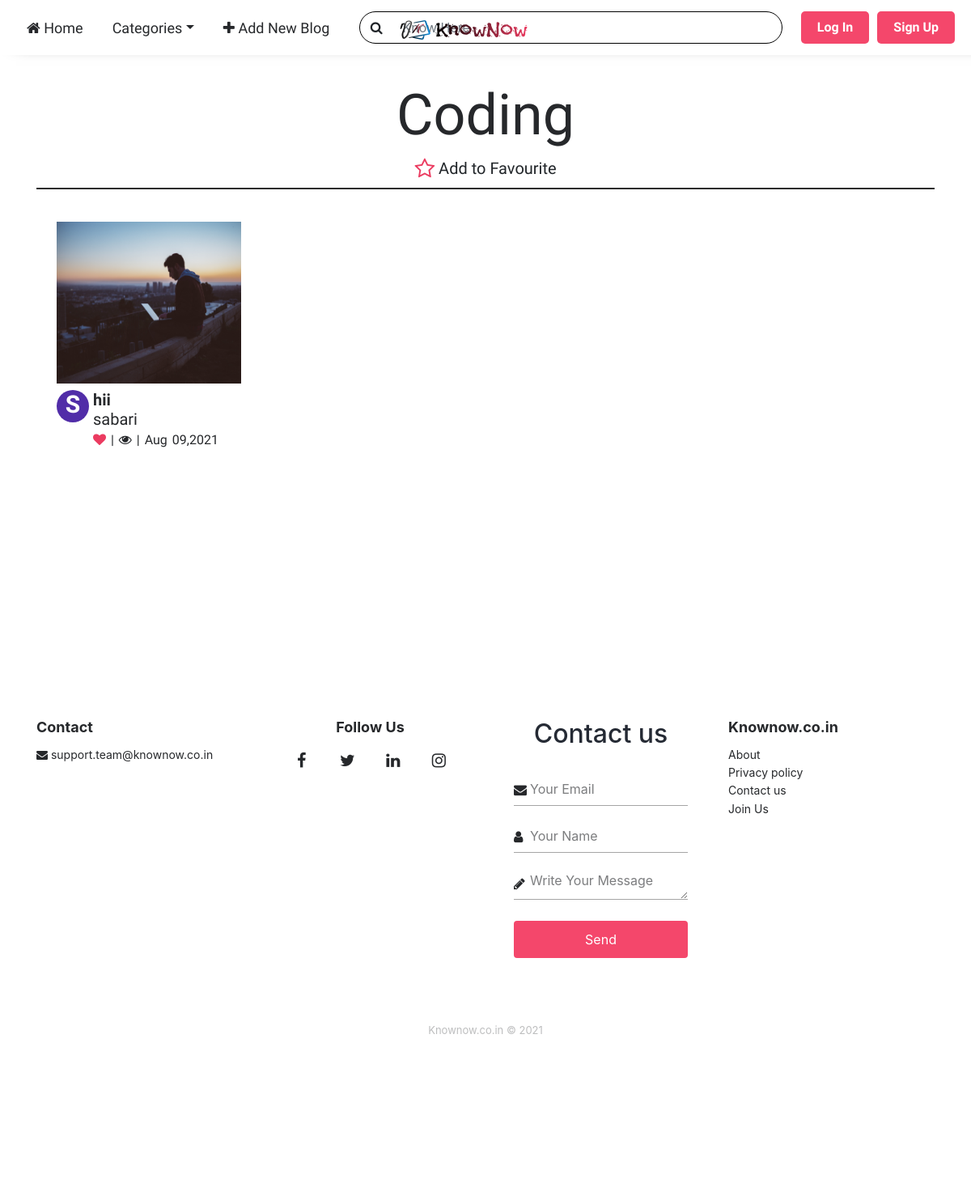
Before: /category/Coding with the older database file.
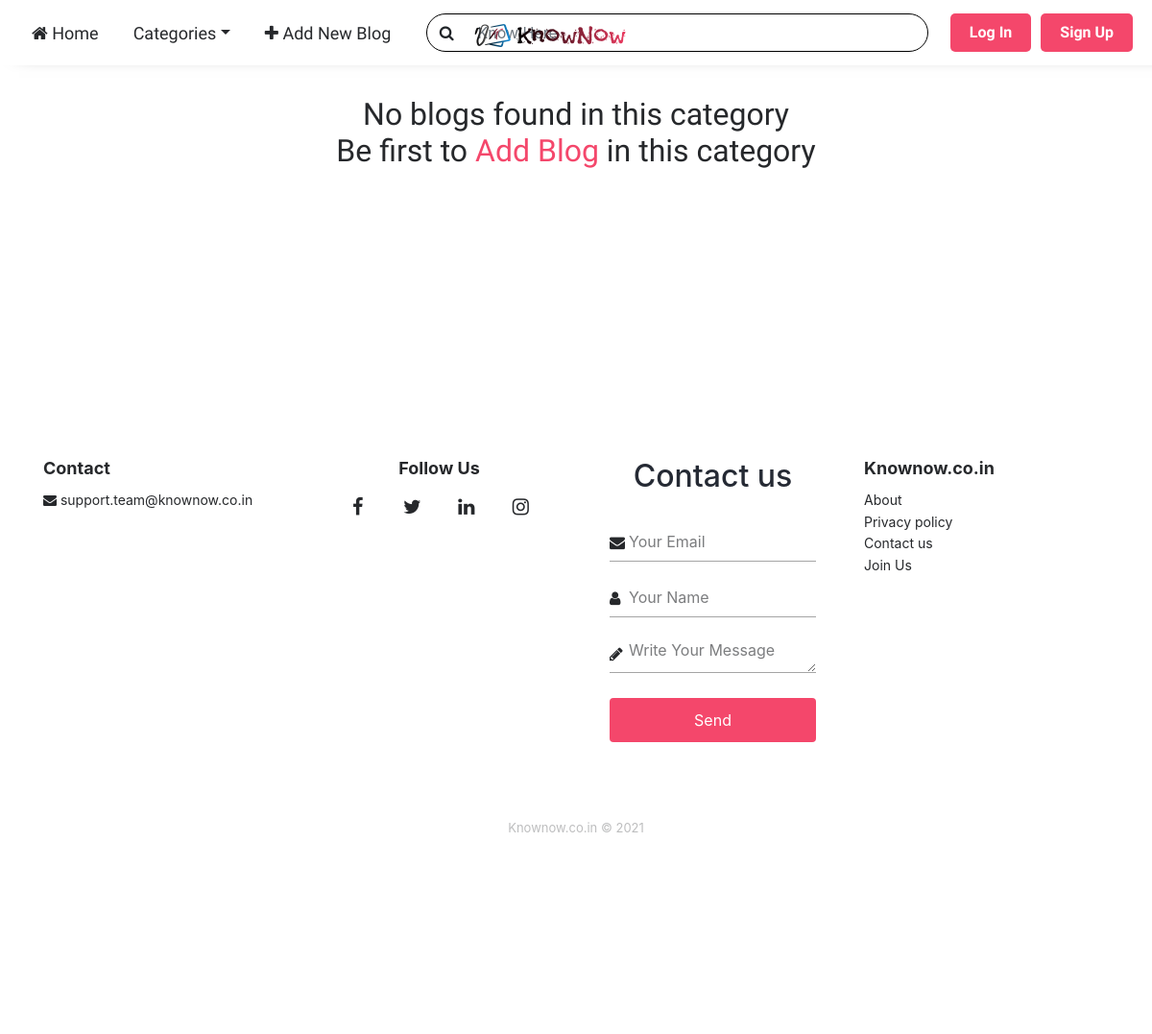
After: the same page with the newer database file.
### myblog/models.py (models this page shows, shortened)
class Post(models.Model):
    thumbnail = models.ImageField(default='default_thumb.jpg',upload_to='thumbnail',blank=True)
    title = models.CharField(max_length=255)
    post_tag = TaggableManager()
    cat = models.CharField(Category,max_length=100, default="None")
    content = RichTextUploadingField(blank=True, null=True)
    hit_count_generic = GenericRelation(HitCount, object_id_field='object_pk',related_query_name='hit_count_generic_relation')
    date_posted = models.DateTimeField(default=timezone.now)
    author = models.ForeignKey(User,on_delete=models.CASCADE)
    likes = models.ManyToManyField(User,related_name='blog_like')

### myblog/views.py (the view)
# urls.py: path('category/<str:cats>', CategoryView, name='cat'),
def CategoryView(request, cats):
    cat = get_object_or_404(Category, cat_name=cats)
    fav_cat_user = Profile.objects.filter(fav_cat=cat.id)
    added = False
    if request.user.is_authenticated:
        notification = Notification.objects.filter(user=request.user, is_seen=False).order_by('-date')
        stuff = get_object_or_404(Profile, id=request.user.id)
        if stuff.fav_cat.filter(id = cat.id):
            added = True
    else:
        notification=None
    cat_tab = Category.objects.all()[:10]
    category_post = Post.objects.filter(cat=cats).order_by('-date_posted')
    context = {
        'title':cats,
        'notification':notification,
        'added':added,
        'cat_tab':cat_tab,
        'cat_post':category_post,
        'fav_cat_user':fav_cat_user,
    }
    hit_count = get_hitcount_model().objects.get_for_object(cat)
    hits = hit_count.hits
    hitcontext = context['hitcount'] = {'pk': hit_count.pk}
    hit_count_response = HitCountMixin.hit_count(request, hit_count)
    if hit_count_response.hit_counted:
        hits = hits + 1
        hitcontext['hit_counted'] = hit_count_response.hit_counted
        hitcontext['hit_message'] = hit_count_response.hit_message
        hitcontext['total_hits'] = hits
    return render(request, 'blog/category.html', context)

### myblog/templates/blog/category.html (shortened to what this page needs)
{% extends 'blog/index.html' %}
{% load static %}
{% load humanize %}
{% load num_numerize %}
{% load hitcount_tags %}
{% block content %}
<div class="container fs">
    {% if cat_post %}
        <h1 class='text-center' style="text-transform: capitalize; font-size: 70px; margin-bottom: 0px;">{{title}}</h1>
        <form class="text-center md-4" action="{% url 'fav_cat' title %}" method="POST">
                {% if added %}
                    <button type="submit", name='cat', value="{{ title }}", class='btn btn-lg md-4'><i style="color:#eb3b60" class="fa fa-star fa-lg" aria-hidden="true"></i> Added to Favourite</button>
                {% else %}
                    <button type="submit", name='cat', value="{{ title }}", class='btn btn-lg md-4'><i style="color:#eb3b60" class="fa fa-star-o fa-lg" aria-hidden="true"></i> Add to Favourite</button>
                {% endif %}
        </form>
        <div class="scroll-card-body">
            <div class="tab-content">
                <div role="tabpanel" class="tab-pane fade show active" id="all">
                    <div class="container">
                        <div class="row" style="border-top: 2px solid #2c2c2c;">
                            {% for post in cat_post %}
                                <div class="col-md-3">
                                    <a href="{% url 'blog' post.pk %}">
                                        <div class="single-blog">
                                            <img class="thumb" src="{{ post.thumbnail.url }}">
                                            <ul class="d-inline-flex mt-2" style="padding-left: 0px;">
                                                <li>
                                                    {% if post.author.profile.image %}
                                                        <img class="note-img" src="{{post.author.profile.image.url}}">
                                                    {% else %}
                                                        <div id="profileImg">
                                                            <div id="name">
                                                                {{post.author.username.0}}
                                                            </div>
                                                        </div>
                                                    {% endif %}
                                                </li>
                                                <li>
                                                    <h2>
                                                        <a id="head" href="{% url 'blog' post.pk %}" data-toggle="tooltip" data-placement="left" title="{{post.title}}">
                                                            <b>{{post.title}}</b>
                                                        </a>
                                                        <a href="{% url 'profile' post.author.id %}">{{post.author}}</a>
                                                        <br>
                                                        <span>
                                                            <i class="fa fa-heart" style="color: #eb3b60;" aria-hidden="true"></i> {% round_number post.likes.count %} | <i class="fa fa-eye"></i> {% get_hit_count for post %} | <span style="text-transform: capitalize;">{{ post.date_posted|date:"b d,Y" }}</span>
                                                        </span>
                                                    </h2>
                                                </li>
                                            </ul>
                                        </div>
                                    </a>
                                </div>
                            {% endfor %}
                        </div>
                    </div>
                </div>
            </div>
        </div>
    {% else %}
        <h2 class='text-center'>No blogs found in this category<br>Be first to <a href="{% url 'addpost' %}" style='color: #f4476b;'> Add Blog</a> in this category</h2>
    {% endif %}
</div>
{% endblock %}

Changed rows visible on the page:
removed Post: thumbnail (placeholder picture), author.username.0 "S", title "hii", author "sabari", date_posted "Aug 09,2021"
Other visible differences:
{{ title }}: "Coding" → (not shown)
text no longer shown: "Add to Favourite"
text now shown: "No blogs found in this category Be first to Add Blog in this category"
